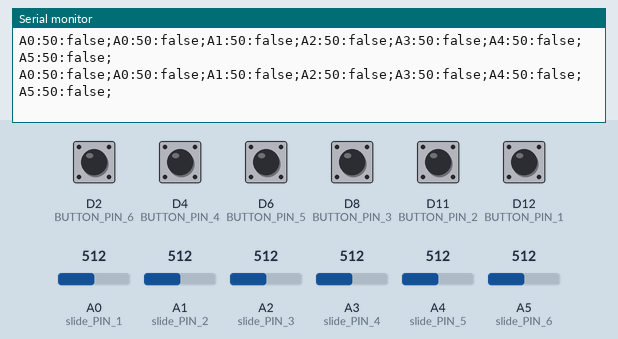
Simulated run of this program. Board: Arduino Uno R4 WiFi. Parts: the last lines printed to the serial monitor. Inputs (shaded band) come from the test bench; at power-on: D2 (BUTTON_PIN_6), D4 (BUTTON_PIN_4), D6 (BUTTON_PIN_5), D8 (BUTTON_PIN_3), D11 (BUTTON_PIN_2), D12 (BUTTON_PIN_1) HIGH, A0 (slide_PIN_1) = 512, A1 (slide_PIN_2) = 512, A2 (slide_PIN_3) = 512, A3 (slide_PIN_4) = 512, A4 (slide_PIN_5) = 512, A5 (slide_PIN_6) = 512.

Above: at 1.2 s.
1.3 s: D2 (BUTTON_PIN_6) pulled LOW for 0.15 s
At 1.83 s:
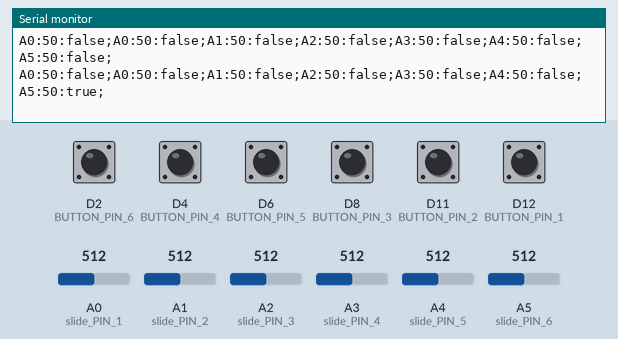
3.7 s: D4 (BUTTON_PIN_4) pulled LOW for 1 s
At 5.08 s:
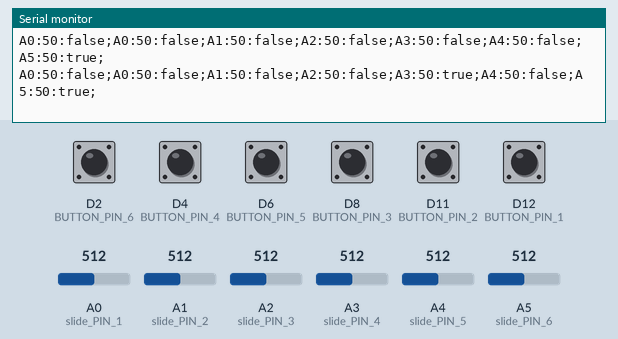
6.9 s: D6 (BUTTON_PIN_5) pulled LOW for 0.15 s
At 7.41 s:
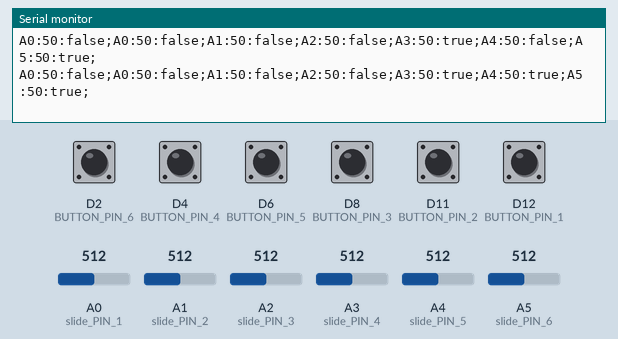
9.3 s: D8 (BUTTON_PIN_3) pulled LOW for 0.15 s
At 9.85 s:
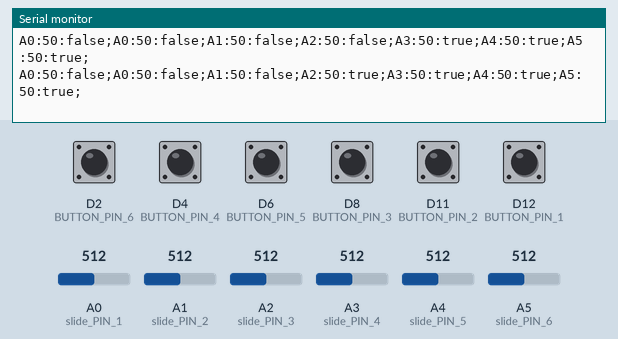
11.7 s: D11 (BUTTON_PIN_2) pulled LOW for 1 s
At 13.09 s:
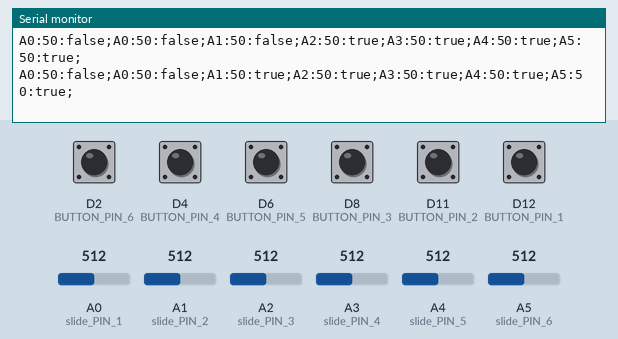
14.9 s: D12 (BUTTON_PIN_1) pulled LOW for 0.15 s
At 15.43 s:
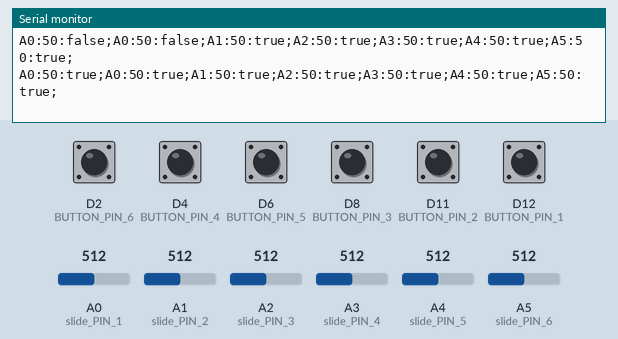

The program:

main.cpp
```cpp
#include <Arduino.h>
#include <ezButton.h>
#include <string>

#define BUTTON_NUM 6 // the number of buttons

#define BUTTON_PIN_1 12 // The Arduino pin connected to the button 1
#define BUTTON_PIN_2 11 // The Arduino pin connected to the button 2
#define BUTTON_PIN_3 8  // The Arduino pin connected to the button 3
#define BUTTON_PIN_4 4  // The Arduino pin connected to the button 4
#define BUTTON_PIN_5 6  // The Arduino pin connected to the button 5
#define BUTTON_PIN_6 2  // The Arduino pin connected to the button 6

#define slide_PIN_1 A0
#define slide_PIN_2 A1
#define slide_PIN_3 A2
#define slide_PIN_4 A3
#define slide_PIN_5 A4
#define slide_PIN_6 A5

ezButton button1(BUTTON_PIN_1); // create ezButton object for button 1
ezButton button2(BUTTON_PIN_2); // create ezButton object for button 2
ezButton button3(BUTTON_PIN_3); // create ezButton object for button 3
ezButton button4(BUTTON_PIN_4); // create ezButton object for button 4
ezButton button5(BUTTON_PIN_5); // create ezButton object for button 5
ezButton button6(BUTTON_PIN_6); // create ezButton object for button 5

int slide_value_1 = 0;
int slide_value_2 = 0;
int slide_value_3 = 0;
int slide_value_4 = 0;
int slide_value_5 = 0;
int slide_value_6 = 0;

bool mute_1 = false;
bool mute_2 = false;
bool mute_3 = false;
bool mute_4 = false;
bool mute_5 = false;
bool mute_6 = false;

float slider_offset = 1;

bool inrange(int value_1, int value_2, float range)
{
  if (value_1 >= value_2 - range && value_1 <= value_2 + range)
  {
    return true;
    if(value_1 == 0 || value_1 == 100) {
      return false;
    }
  }
  else
  {
    return false;
  }
}

std::string conv_bool(bool input)
{
  // using ternary operators
  return input ? "true" : "false";
}

void setup()
{
  Serial.begin(9600);

  pinMode(slide_PIN_1, INPUT);
  pinMode(slide_PIN_2, INPUT);
  pinMode(slide_PIN_3, INPUT);
  pinMode(slide_PIN_4, INPUT);
  pinMode(slide_PIN_5, INPUT);
  pinMode(slide_PIN_6, INPUT);

  button1.setDebounceTime(20); // set debounce time to 100 milliseconds
  button2.setDebounceTime(20); // set debounce time to 100 milliseconds
  button3.setDebounceTime(20); // set debounce time to 100 milliseconds
  button4.setDebounceTime(20); // set debounce time to 100 milliseconds
  button5.setDebounceTime(20); // set debounce time to 100 milliseconds
  button6.setDebounceTime(20); // set debounce time to 100 milliseconds
}

void loop()
{
  button1.loop(); // MUST call the loop() function first
  button2.loop(); // MUST call the loop() function first
  button3.loop(); // MUST call the loop() function first
  button4.loop(); // MUST call the loop() function first
  button5.loop(); // MUST call the loop() function first
  button6.loop(); // MUST call the loop() function first

  int slide_1 = analogRead(slide_PIN_1);
  int slide_2 = analogRead(slide_PIN_2);
  int slide_3 = analogRead(slide_PIN_3);
  int slide_4 = analogRead(slide_PIN_4);
  int slide_5 = analogRead(slide_PIN_5);
  int slide_6 = analogRead(slide_PIN_6);

  int value_1 = map(slide_1, 0, 1023, 0, 100);
  int value_2 = map(slide_2, 0, 1023, 0, 100);
  int value_3 = map(slide_3, 0, 1023, 0, 100);
  int value_4 = map(slide_4, 0, 1023, 0, 100);
  int value_5 = map(slide_5, 0, 1023, 0, 100);
  int value_6 = map(slide_6, 0, 1023, 0, 100);

  // Serial.print("\n");
  // Serial.print(value_1);
  // Serial.print("\t");
  // Serial.print(value_2);
  // Serial.print("\t");
  // Serial.print(value_3);
  // Serial.print("\t");
  // Serial.print(value_4);
  // Serial.print("\t");
  // Serial.print(value_5);
  // Serial.print("\t");
  // Serial.print(value_6);

  delay(100);

  std::string str1 = "A0:" + std::to_string(value_1) + ":" + conv_bool(mute_1);

  if (button1.isReleased())
  {
    if (mute_1 == true)
    {
      mute_1 = false;
    }
    else
    {
      mute_1 = true;
    }
  }

  std::string str2 = "A1:" + std::to_string(value_2) + ":" + conv_bool(mute_2);

  if (button2.isReleased())
  {
    if (mute_2 == true)
    {
      mute_2 = false;
    }
    else
    {
      mute_2 = true;
    }
  }

  std::string str3 = "A2:" + std::to_string(value_3) + ":" + conv_bool(mute_3);

  if (button3.isReleased())
  {
    if (mute_3 == true)
    {
      mute_3 = false;
    }
    else
    {
      mute_3 = true;
    }
  }

  std::string str4 = "A3:" + std::to_string(value_4) + ":" + conv_bool(mute_4);

  if (button4.isReleased())
  {
    if (mute_4 == true)
    {
      mute_4 = false;
    }
    else
    {
      mute_4 = true;
    }
  }

  std::string str5 = "A4:" + std::to_string(value_5) + ":" + conv_bool(mute_5);

  if (button5.isReleased())
  {
    if (mute_5 == true)
    {
      mute_5 = false;
    }
    else
    {
      mute_5 = true;
    }
  }

  std::string str6 = "A5:" + std::to_string(value_6) + ":" + conv_bool(mute_6);

  if (button6.isReleased())
  {
    if (mute_6 == true)
    {
      mute_6 = false;
    }
    else
    {
      mute_6 = true;
    }
  }

  std::string send = str1 + ";" + str1 + ";" + str2 + ";" + str3 + ";" + str4 + ";" + str5 + ";" + str6 + ";";

  Serial.println(send.c_str());
}
```

Measured:
- after the input at 1.3 s, the serial monitor: prints a new line after 0.53 s (image 1)
- after the input at 3.7 s, the serial monitor: prints a new line after 1.4 s (image 2)
- after the input at 6.9 s, the serial monitor: prints a new line after 0.51 s (image 3)
- after the input at 9.3 s, the serial monitor: prints a new line after 0.54 s (image 4)
- after the input at 11.7 s, the serial monitor: prints a new line after 1.4 s (image 5)
- after the input at 14.9 s, the serial monitor: prints a new line after 0.52 s (image 6)
